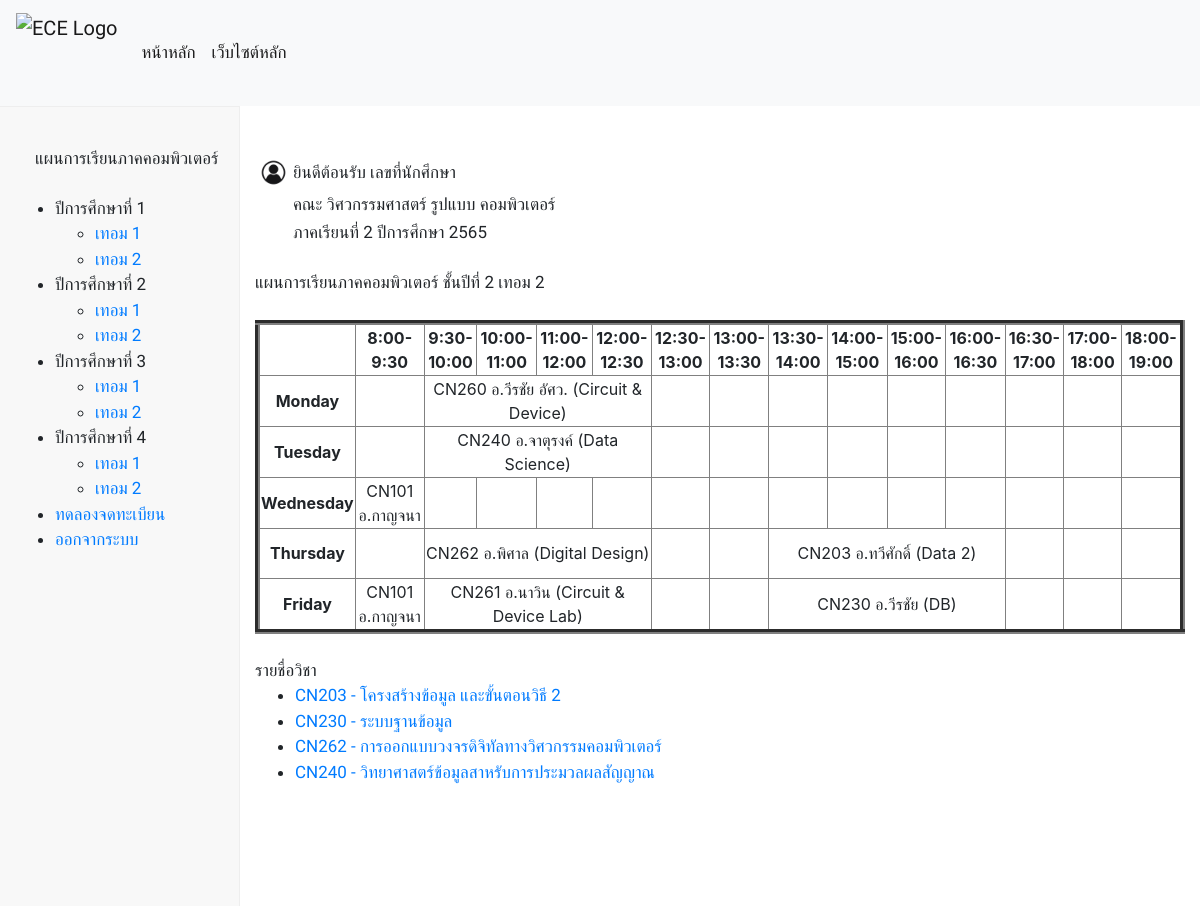
The app's page /two_termtwo/ with its own data.
### database/models.py (models this page shows, shortened)
class Subject(models.Model):
    S_id = models.CharField(max_length=25)
    S_name = models.CharField(max_length=50)
    S_credits = models.FloatField()
    S_detail = models.TextField()
    S_teacher = models.ForeignKey(Person, on_delete=models.CASCADE)
    pre_id = models.ManyToManyField(
        'self', blank=True, symmetrical=False, related_name='presub')
    post_id = models.ManyToManyField(
        'self', blank=True, symmetrical=False, related_name='postsub')
    term = models.CharField(max_length=25,null=True, blank=True,)

### subjectenroller/views.py (the view)
# urls.py: path('two_termtwo/', views.two_termtwo , name="two_termtwo"),
def two_termtwo(request):
    skills = Skill.objects.all()
    subject = Subject.objects.all()
    context = {'skills': skills,'subject': subject,}
    return render(request, 'subjectenroller/two_termtwo.html', context)

### subjectenroller/templates/subjectenroller/two_termtwo.html (shortened to what this page needs)
{% extends "subjectenroller/layout.html" %}
{% load static %}
{% block body %}
    <br>
    <br>
    <div style="display: flex; flex-direction: column;">
        <div class="container">
            <div class="row">
              <div class="col-auto">
                <table style="width:100%">
                    <tr>
                        <th><img src="/static/image/user.jpg" alt="userlogo" width="35" height="35"></th>
                        <td><a>ยินดีต้อนรับ {{ request.session.name }}  เลขที่นักศึกษา {{ request.session.user_id }}</a></td>
                    </tr>
                    <tr>
                        <td></td>
                        <td><a>คณะ วิศวกรรมศาสตร์ รูปแบบ คอมพิวเตอร์</a></td>
                    </tr>
                    <tr>
                        <td></td>
                        <td><a>ภาคเรียนที่ 2 ปีการศึกษา 2565</a></td>
                    </tr>
                </table>
              </div>
              <div class="col-auto">
              </div>
            </div>
            <br>
            <a>แผนการเรียนภาคคอมพิวเตอร์  ชั้นปีที่ 2 เทอม 2</a>
            <br>
            <br>
            <table border="5" cellspacing="0" align="center">
                <tr>
                    <td align="center" height="50"
                        width="100"><br>
                    </td>
                    <td align="center" height="50"
                        width="100">
                        <b>8:00-9:30</b>
                    </td>
                    <td align="center" height="50"
                        width="100">
                        <b>9:30-10:00</b>
                    </td>
                    <td align="center" height="50"
                        width="100">
                        <b>10:00-11:00</b>
                    </td>
                    <td align="center" height="50"
                        width="100">
                        <b>11:00-12:00</b>
                    </td>
                    <td align="center" height="50"
                        width="100">
                        <b>12:00-12:30</b>
                    </td>
                    <td align="center" height="50"
                        width="100">
                        <b>12:30-13:00</b>
                    </td>
                    <td align="center" height="50"
                        width="100">
                        <b>13:00-13:30</b>
                    </td>
                    <td align="center" height="50"
                        width="100">
                        <b>13:30-14:00</b>
                    </td>
                    <td align="center" height="50"
                        width="100">
                        <b>14:00-15:00</b>
                    </td>
                    <td align="center" height="50"
                        width="100">
                        <b>15:00-16:00</b>
                    </td>
                    <td align="center" height="50"
                        width="100">
                        <b>16:00-16:30</b>
                    </td>
                    <td align="center" height="50"
                        width="100">
                        <b>16:30-17:00</b>
                    </td>
                    <td align="center" height="50"
                        width="100">
                        <b>17:00-18:00</b>
                    </td>
                    <td align="center" height="50"
                        width="100">
                        <b>18:00-19:00</b>
                    </td>
                </tr>
                <tr>
                    <td align="center" height="50">
                        <b>Monday</b></td>
                    <td align="center" height="50"></td>
                    <td colspan="4" align="center" height="50">CN260 อ.วีรชัย อัศว. (Circuit & Device)</td>
                    <td align="center" height="50"></td>
                    <td align="center" height="50"></td>
                    <td align="center" height="50"></td>
                    <td align="center" height="50"></td>
                    <td align="center" height="50"></td>
                    <td align="center" height="50"></td>
                    <td align="center" height="50"></td>
                    <td align="center" height="50"></td>
                    <td align="center" height="50"></td>
                </tr>
                <tr>
                    <td align="center" height="50">
                        <b>Tuesday</b>
                    </td>
                    <td align="center" height="50"></td>
                    <td colspan="4" align="center" height="50">CN240 อ.จาตุรงค์ (Data Science)</td>
                    <td align="center" height="50"></td>
                    <td align="center" height="50"></td>
                    <td align="center" height="50"></td>
                    <td align="center" height="50"></td>
                    <td align="center" height="50"></td>
                    <td align="center" height="50"></td>
                    <td align="center" height="50"></td>
                    <td align="center" height="50"></td>
                    <td align="center" height="50"></td>
                </tr>
                <tr>
                    <td align="center" height="50">
                        <b>Wednesday</b>
                    </td>
                    <td align="center" height="50">CN101 อ.กาญจนา</td>
                    <td align="center" height="50"></td>
                    <td align="center" height="50"></td>
                    <td align="center" height="50"></td>
                    <td align="center" height="50"></td>
                    <td align="center" height="50"></td>
                    <td align="center" height="50"></td>
                    <td align="center" height="50"></td>
                    <td align="center" height="50"></td>
                    <td align="center" height="50"></td>
                    <td align="center" height="50"></td>
                    <td align="center" height="50"></td>
                    <td align="center" height="50"></td>
                    <td align="center" height="50"></td>
                </tr>
                <tr>
                    <td align="center" height="50">
                        <b>Thursday</b>
                    </td>
                    <td align="center" height="50"></td>
                    <td colspan="4" align="center" height="50">CN262 อ.พิศาล (Digital Design)</td>
                    <td align="center" height="50"></td>
                    <td align="center" height="50"></td>
                    <td colspan="4" align="center" height="50">CN203 อ.ทวีศักดิ์ (Data 2)</td>
                    <td align="center" height="50"></td>
                    <td align="center" height="50"></td>
                    <td align="center" height="50"></td>
                </tr>
                <tr>
                    <td align="center" height="50">
                        <b>Friday</b>
                    </td>
                    <td align="center" height="50">CN101 อ.กาญจนา</td>
                    <td colspan="4" align="center" height="50">CN261 อ.นาวิน (Circuit & Device Lab)</td>
                    <td align="center" height="50"></td>
                    <td align="center" height="50"></td>
                    <td colspan="4" align="center" height="50">CN230 อ.วีรชัย (DB)</td>
                    <td align="center" height="50"></td>
                    <td align="center" height="50"></td>
                    <td align="center" height="50"></td>
                </tr>
            </table>
        <br>
        <a>รายชื่อวิชา</a>
        <ul>
          {% for subject in subject %}
            {% if subject.term == '22' %}
            <li><a href="{% url 'detail' subject.S_id %}">{{ subject.S_id }} - {{ subject.S_name }}</a></li>
            {% endif %}
          {% endfor %}
        </ul>
{% endblock %}

### static/css/styles.css (style rules this page uses)
a { color: white; font-family: 'Prompt', sans-serif; font-size: 17px; position: relative; }

### records on screen
Subject: S_id "CN203", S_name "โครงสร้างข้อมูล และขั้นตอนวิธี 2"
Subject: S_id "CN230", S_name "ระบบฐานข้อมูล"
Subject: S_id "CN262", S_name "การออกแบบวงจรดิจิทัลทางวิศวกรรมคอมพิวเตอร์"
Subject: S_id "CN240", S_name "วิทยาศาสตร์ข้อมูลสาหรับการประมวลผลสัญญาณ"
